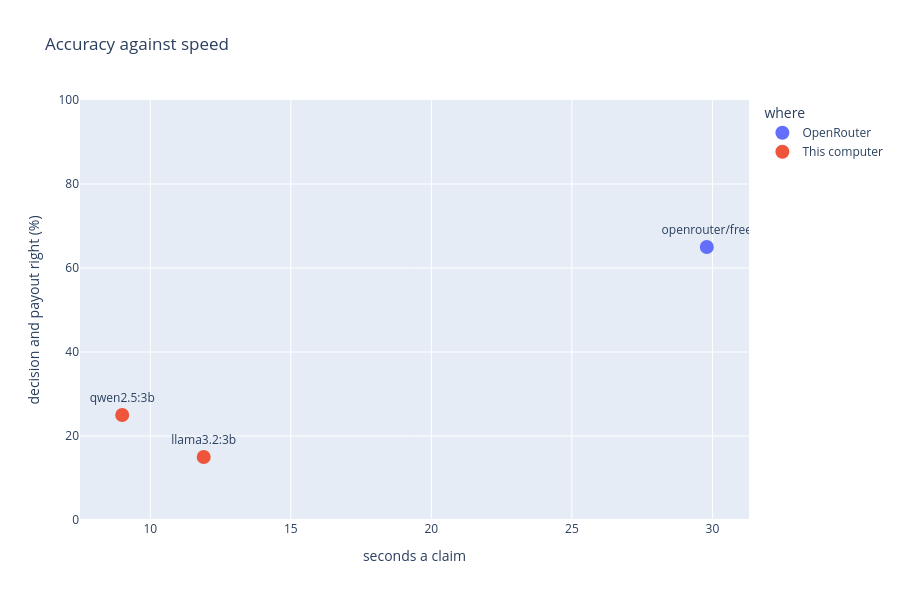

Notebook code cell kept with this figure:
### Markdown cell above
### Accuracy against speed

The best place to be is the top left: accurate and fast. The local times depend on your computer.

### Code cell
fig = px.scatter(
    summary,
    x="seconds a claim",
    y="decision and payout right (%)",
    color="where",
    text="model",
    title="Accuracy against speed",
    height=600,
)
fig.update_traces(marker_size=14, textposition="top center")
fig.update_yaxes(range=[0, 100])
fig.show()

### Figure 1 — Plotly figure (JSON) as saved in the notebook; plotly's stock layout.template omitted (floating-point values rounded to 4 significant figures)
{"data": [{"hovertemplate": "where=OpenRouter<br>seconds a claim=%{x}<br>decision and payout right (%)=%{y}<br>model=%{text}<extra></extra>", "legendgroup": "OpenRouter", "marker": {"color": "#636efa", "size": 14, "symbol": "circle"}, "mode": "markers+text", "name": "OpenRouter", "orientation": "v", "showlegend": true, "text": ["openrouter/free"], "textposition": "top center", "type": "scatter", "x": [29.8], "xaxis": "x", "y": [65], "yaxis": "y"}, {"hovertemplate": "where=This computer<br>seconds a claim=%{x}<br>decision and payout right (%)=%{y}<br>model=%{text}<extra></extra>", "legendgroup": "This computer", "marker": {"color": "#EF553B", "size": 14, "symbol": "circle"}, "mode": "markers+text", "name": "This computer", "orientation": "v", "showlegend": true, "text": ["qwen2.5:3b", "llama3.2:3b"], "textposition": "top center", "type": "scatter", "x": [9.0, 11.9], "xaxis": "x", "y": [25, 15], "yaxis": "y"}], "layout": {"height": 600, "legend": {"title": {"text": "where"}, "tracegroupgap": 0}, "title": {"text": "Accuracy against speed"}, "xaxis": {"anchor": "y", "domain": [0, 1], "title": {"text": "seconds a claim"}}, "yaxis": {"anchor": "x", "domain": [0, 1], "range": [0, 100], "title": {"text": "decision and payout right (%)"}}}}
